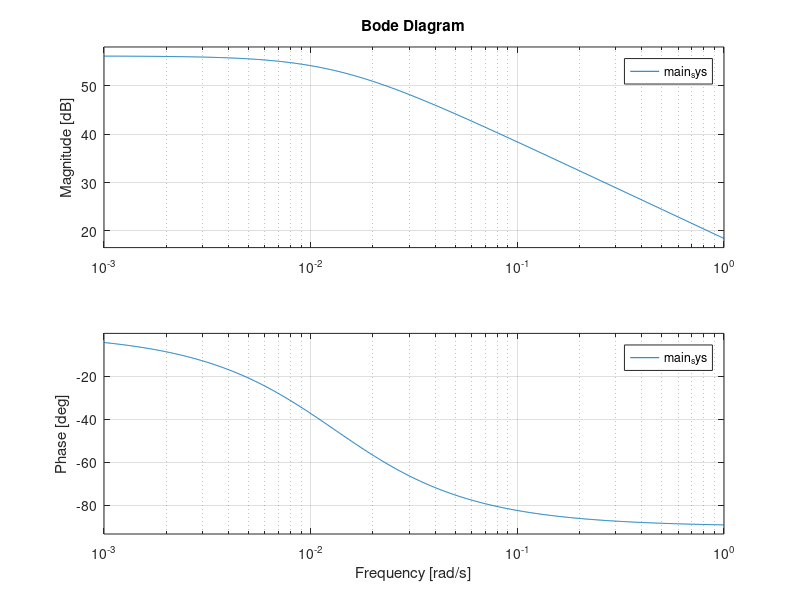
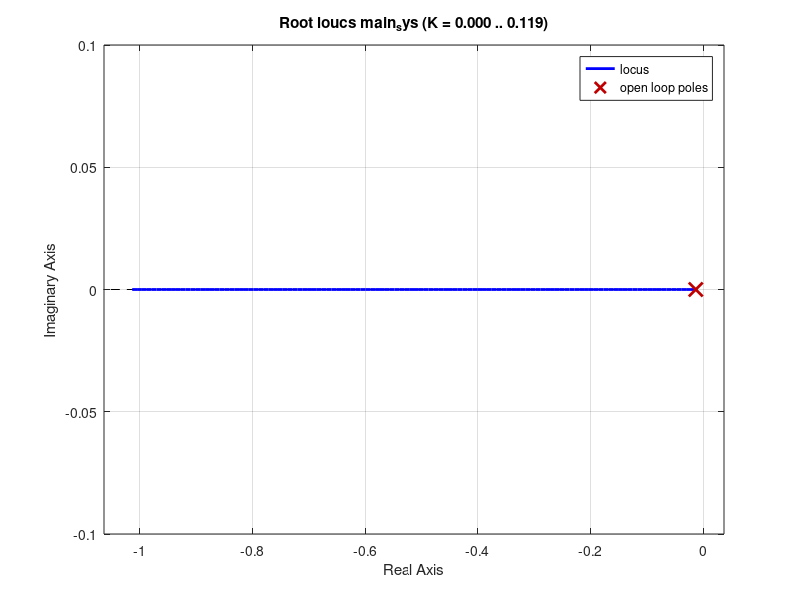
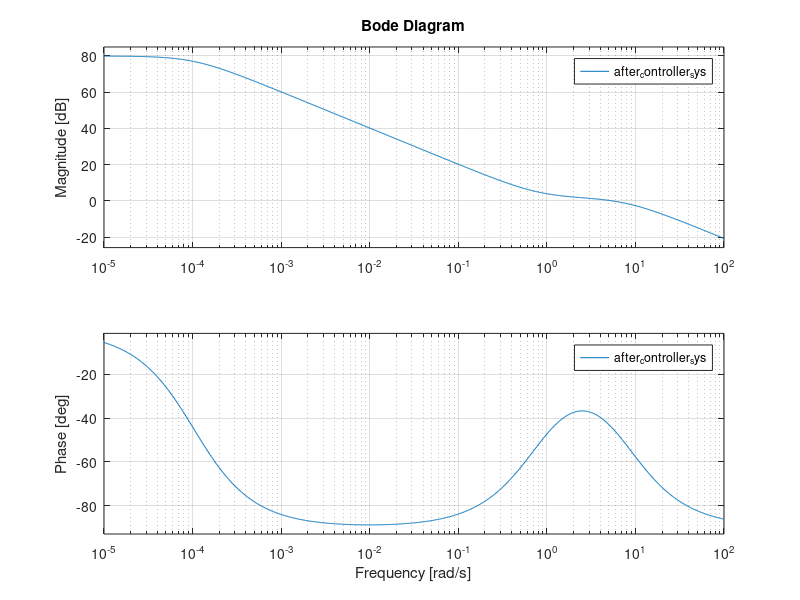
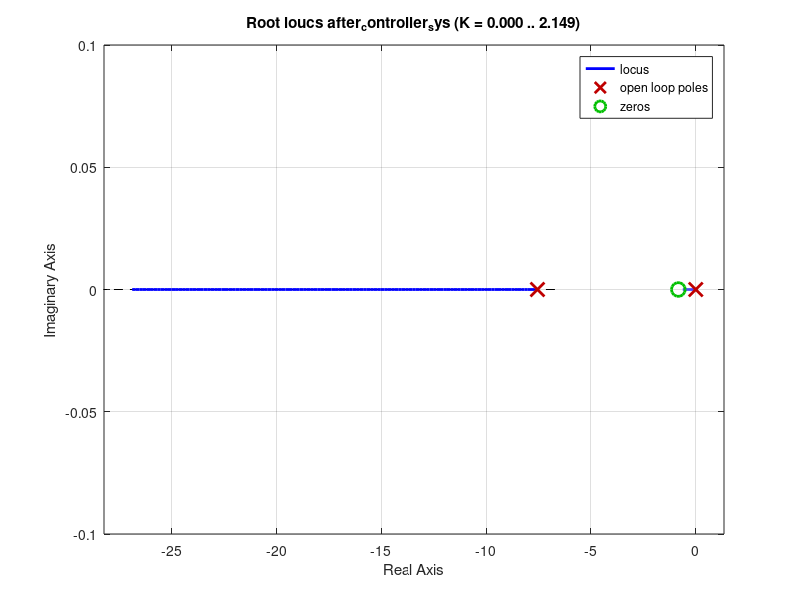

MATLAB code to generate these figures, in order:
main_sys=tf([209280],[25000,327]);
after_controller_sys=tf([9.284, 7.734],[1, 7.5541, 0.00078]);
figure()
bode(main_sys);
figure()
rlocus(main_sys);
figure()
bode(after_controller_sys);
figure()
rlocus(after_controller_sys);